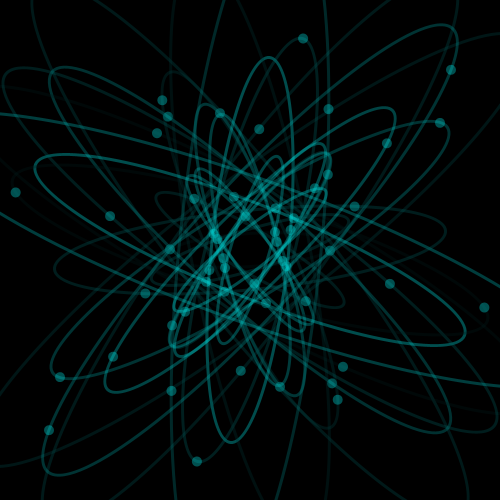
Frame 1 (no input)
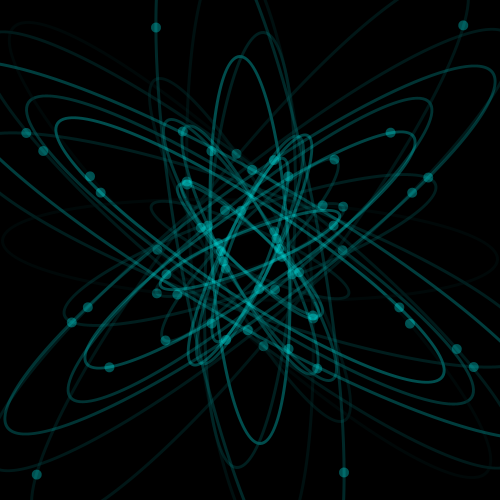
Frame 60 (the mouse pressed at the canvas centre just before this capture)
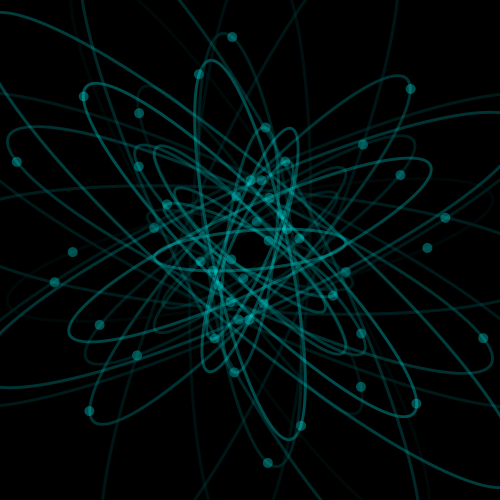
Frame 120 (the mouse held since frame 60 and released just before this capture)

The Processing sketch that drew these frames (run headless with seeded random() and noise(); from frame 60 on, the mouse is pressed at the canvas centre):

// Processing sketch: processing_99439
// ── processing_99439.pde

Circle[] circles = new Circle[30];

void setup() {
  size(500, 500);
  background(0);
  smooth();

  for (int i = 0 ; i < circles.length;i++) {
    circles[i] = new Circle();
  }

  strokeWeight(3);
}

void draw() {
  background(0);

  pushMatrix();
  translate(width/2, height/2);
  for (int i = 0 ; i < circles.length;i++) {
    circles[i].display();
  }
  popMatrix();
}

class Circle {
  float circle_w;
  float circle_h;
  float circle_t;
  float circle_spd;
  float circle_spd_val;
  int circle_rotate_sign;
  float circle_color = random(10,255);

  float packet1_x;
  float packet1_y;
  float packet1_t;
  float packet2_x;
  float packet2_y;
  float packet2_t;
  float packet_spd;
  int packet_sign;

  Circle() {
    circle_w = random(30, 150);
    circle_h = circle_w * 10 / 2;
    circle_t = random(TWO_PI);

    if (random(1) >= 0.5) {
      circle_rotate_sign = 1;
    }
    else {
      circle_rotate_sign = -1;
    }

    circle_spd_val = random(0.001, 0.005);
    packet1_t = random(TWO_PI);
    packet2_t = packet1_t;
    packet_spd = random(0.01, 0.03);

    if (random(1) >= 0.5) {
      packet_sign = 1;
    }
    else {
      packet_sign = -1;
    }
  }

  void display() {
    pushMatrix();

    //circle
    translate(0, 0);
    rotate(circle_t+circle_spd);
    noFill();
    stroke(0, circle_color, circle_color, 80);
    ellipse(0, 0, circle_w, circle_h);

    //packet
    packet1_x = circle_w/2 * cos(packet1_t);
    packet1_y = circle_h/2 * sin(packet1_t);
    packet2_x = circle_w/2 * cos(packet2_t+PI);
    packet2_y = circle_h/2 * sin(packet2_t+PI);

    fill(0, 255, 255, 80);
    noStroke();
    ellipse(packet1_x, packet1_y, 10, 10);
    ellipse(packet2_x, packet2_y, 10, 10);
    popMatrix();

    packet1_t += packet_sign * packet_spd;
    packet2_t += packet_sign * packet_spd;
    circle_spd += circle_rotate_sign * circle_spd_val;
  }
}
